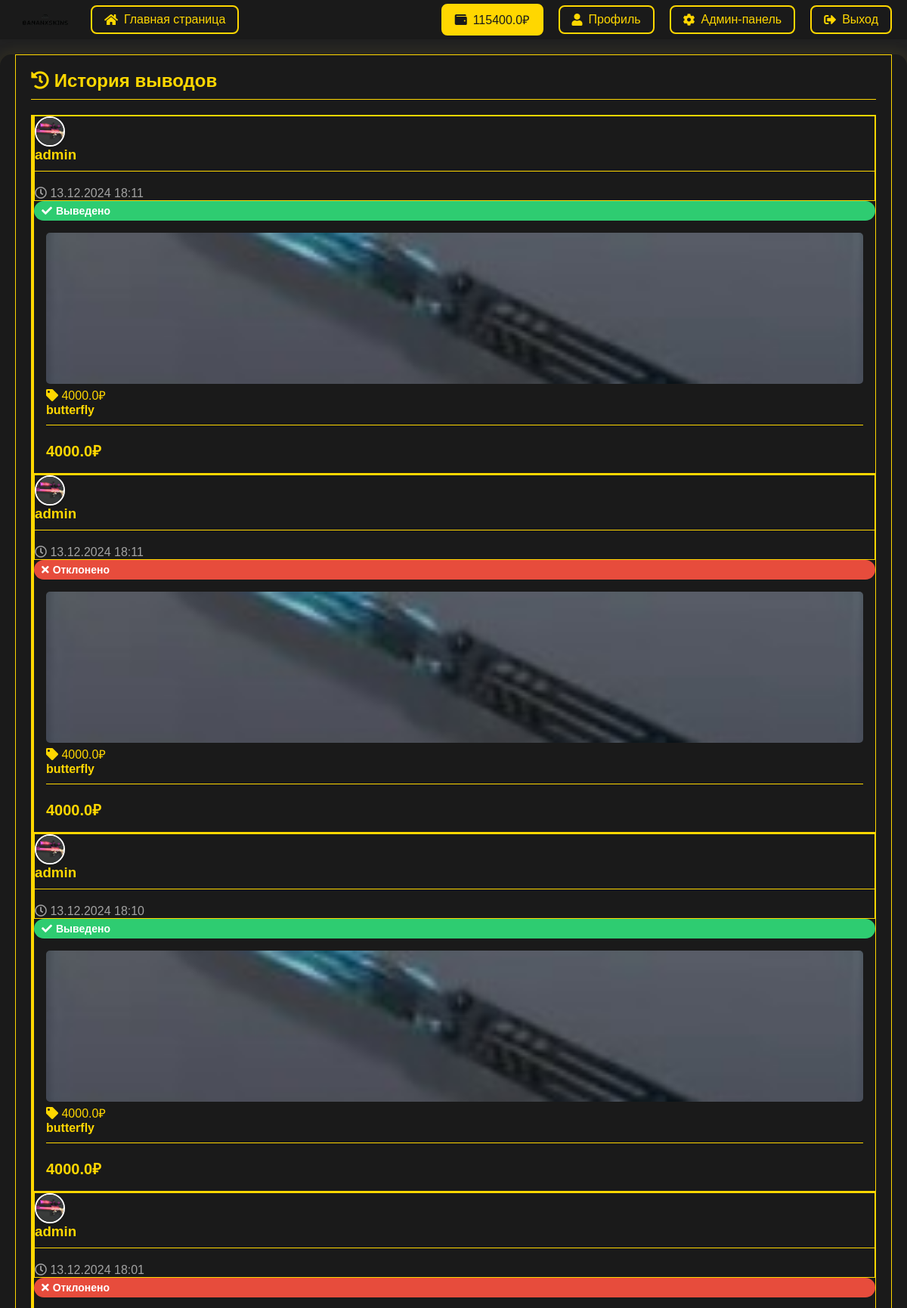
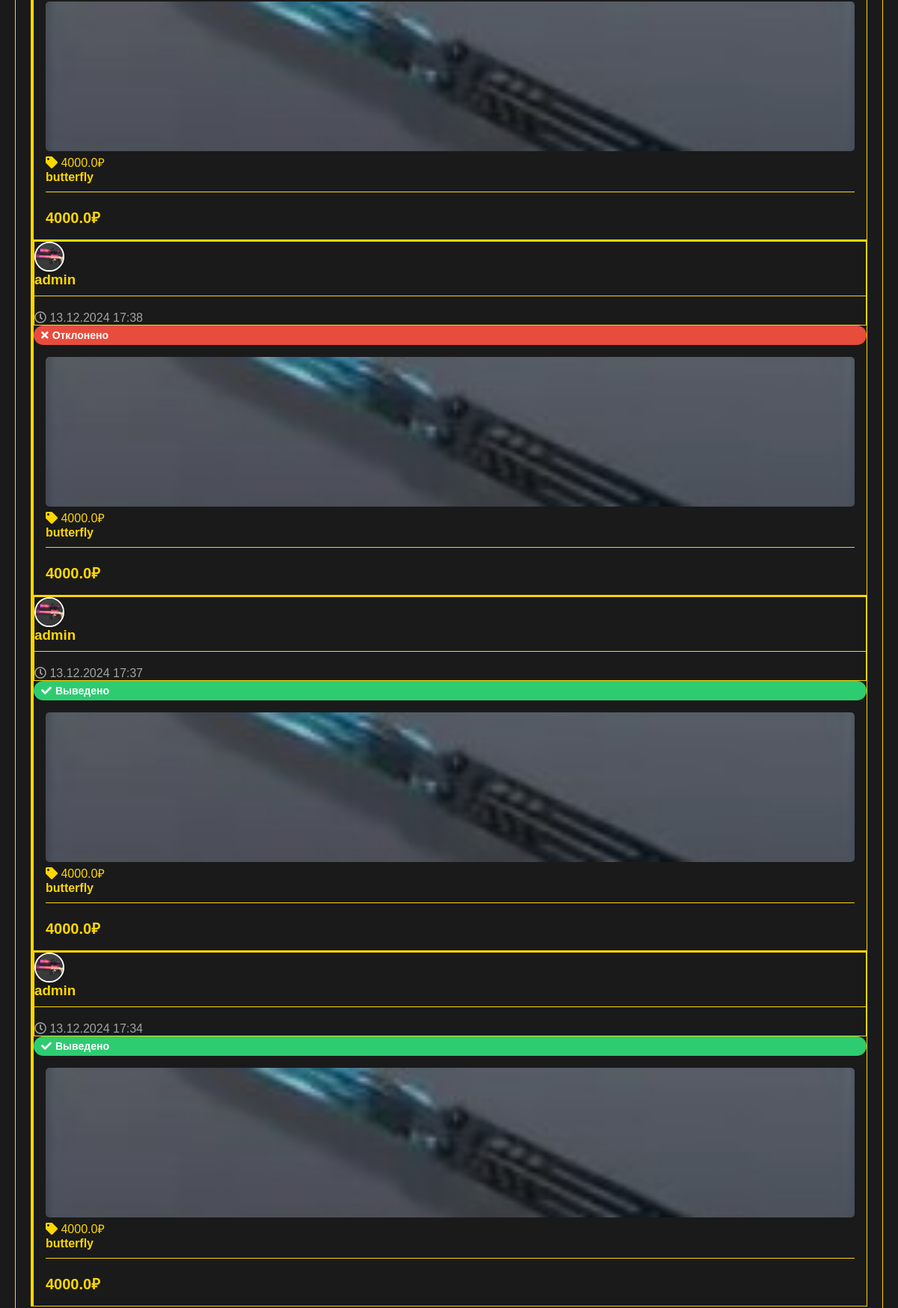
Page /admin/withdrawals/history (signed in, upper part) on the committed database (2 pictures, top to bottom).
### app.py (models this page shows)
class User(UserMixin, db.Model):
    id = db.Column(db.Integer, primary_key=True)
    username = db.Column(db.String(80), unique=True, nullable=False)
    login = db.Column(db.String(80), unique=True, nullable=False)
    password_hash = db.Column(db.String(120), nullable=False)
    balance = db.Column(db.Float, default=0.0)
    is_admin = db.Column(db.Boolean, default=False)
    avatar = db.Column(db.String(200), default='default_avatar.png')
    inventory = db.relationship('Inventory', backref='user', lazy=True)
    withdrawals = db.relationship('Withdrawal', backref='user', lazy=True)
    notifications = db.relationship('Notification', backref='user', lazy=True)

class Withdrawal(db.Model):
    id = db.Column(db.Integer, primary_key=True)
    user_id = db.Column(db.Integer, db.ForeignKey('user.id'), nullable=False)
    item_id = db.Column(db.String(3), db.ForeignKey('item.id'), nullable=False)
    status = db.Column(db.String(20), default='pending')
    created_at = db.Column(db.DateTime, default=datetime.utcnow)
    screenshot = db.Column(db.String(200), nullable=False)
    item = db.relationship('Item')

class Item(db.Model):
    __tablename__ = 'item'
    id = db.Column(db.String(3), primary_key=True)
    name = db.Column(db.String(100), nullable=False)
    image = db.Column(db.String(200), nullable=False)
    price = db.Column(db.Float, nullable=False)
    case_items = db.relationship('CaseItem', backref='item', lazy=True)

### app.py (the view)
@app.route('/admin/withdrawals/history')
@login_required
def admin_withdrawals_history():
    if not current_user.is_admin:
        return redirect(url_for('index'))
    completed_withdrawals = Withdrawal.query.filter(
        Withdrawal.status.in_(['completed', 'rejected'])
    ).order_by(Withdrawal.created_at.desc()).all()
    return render_template('admin/withdrawals_history.html', withdrawals=completed_withdrawals)

### app.py (called while the page is built)
@login_manager.user_loader
def load_user(user_id):
    return User.query.get(int(user_id))

### templates/admin/withdrawals_history.html (shortened to what this page needs)
{% extends "base.html" %}
{% block content %}
<div class="container">
    <h2 class="page-title">
        <i class="fas fa-history"></i>
        История выводов
    </h2>
    <div class="withdrawals-grid">
        {% for withdrawal in withdrawals %}
        <div class="withdrawal-card {{ withdrawal.status }}">
            <div class="card-header">
                <div class="user-info">
                    <div class="avatar-wrapper">
                        <img src="{{ url_for('static', filename='uploads/' + withdrawal.user.avatar) }}"
                             alt="Avatar" class="user-avatar">
                    </div>
                    <div class="user-details">
                        <h3>{{ withdrawal.user.username }}</h3>
                        <span class="timestamp">
                            <i class="far fa-clock"></i>
                            {{ withdrawal.created_at.strftime('%d.%m.%Y %H:%M') }}
                        </span>
                    </div>
                </div>
                <div class="status-badge {{ withdrawal.status }}">
                    {% if withdrawal.status == 'completed' %}
                        <i class="fas fa-check"></i> Выведено
                    {% else %}
                        <i class="fas fa-times"></i> Отклонено
                    {% endif %}
                </div>
            </div>
            <div class="item-info">
                <div class="item-image-wrapper">
                    <img src="{{ url_for('static', filename='uploads/' + withdrawal.item.image) }}"
                         alt="{{ withdrawal.item.name }}" class="item-image">
                    <div class="item-hover">
                        <span class="item-price-tag">
                            <i class="fas fa-tag"></i>
                            {{ withdrawal.item.price }}₽
                        </span>
                    </div>
                </div>
                <div class="item-details">
                    <h4>{{ withdrawal.item.name }}</h4>
                    <p class="item-price">{{ withdrawal.item.price }}₽</p>
                </div>
            </div>
        </div>
        {% endfor %}
    </div>
</div>
{% endblock %}

### templates/base.html (shortened to what this page needs)
<!DOCTYPE html>
<html>
<head>
    <link rel="stylesheet" href="{{ url_for('static', filename='css/style.css') }}">
    <link rel="stylesheet" href="https://cdnjs.cloudflare.com/ajax/libs/font-awesome/5.15.4/css/all.min.css">
</head>
<body>
    <nav class="navbar">
        <div class="nav-content">
            <div class="nav-left">
                <a href="{{ url_for('index') }}" class="logo-link">
                    <img src="{{ url_for('static', filename='images/logo.png') }}" alt="Logo" class="site-logo">
                </a>
                <a href="{{ url_for('index') }}" class="nav-link">
                    <i class="fas fa-home"></i>
                    Главная страница
                </a>
            </div>
            <div class="nav-right">
                {% if current_user.is_authenticated %}
                    <a href="#" class="nav-link balance-btn" onclick="showTopUpModal()">
                        <i class="fas fa-wallet"></i>
                        {{ current_user.balance }}₽
                    </a>
                    <a href="{{ url_for('profile') }}" class="nav-link">
                        <i class="fas fa-user"></i>
                        Профиль
                    </a>
                    {% if current_user.is_admin %}
                        <a href="{{ url_for('admin_index') }}" class="nav-link">
                            <i class="fas fa-cog"></i>
                            Админ-панель
                        </a>
                    {% endif %}
                    <a href="{{ url_for('logout') }}" class="nav-link">
                        <i class="fas fa-sign-out-alt"></i>
                        Выход
                    </a>
                {% else %}
                    <a href="{{ url_for('login') }}" class="nav-link">
                        <i class="fas fa-sign-in-alt"></i>
                        Вход
                    </a>
                {% endif %}
            </div>
        </div>
    </nav>
    <div class="content">
        {% block content %}{% endblock %}
    </div>
</body>
</html>

### static/css/style.css (style rules this page uses)
:root { --primary-color: #4a90e2; --secondary-color: #2c3e50; --success-color: #2ecc71; --error-color: #e74c3c; --background-color: #f5f6fa; --text-color: #2c3e50; --shadow: 0 2px 15px rgba(0,0,0,0.1); }
* { margin: 0; padding: 0; box-sizing: border-box; transition: all 0.3s ease; }
body { font-family: Arial, sans-serif; margin: 0; padding: 0; background-color: #f0f2f5; }
.container { max-width: 1200px; margin: 0 auto; padding: 20px; }
.navbar { background: linear-gradient(135deg, var(--primary-color), var(--secondary-color)); padding: 1rem 0; position: fixed; width: 100%; top: 0; z-index: 1000; box-shadow: var(--shadow); }
.nav-link { color: white; text-decoration: none; padding: 0.8rem 1.5rem; border-radius: 25px; display: flex; align-items: center; gap: 0.5rem; font-weight: 500; position: relative; overflow: hidden; }
.nav-link i { font-size: 1.2rem; }
.content { margin-top: 100px; padding: 2rem; animation: fadeIn 0.5s ease-out; }
.item-info, .case-info { padding: 1rem; }
.item-image { width: 100%; height: 200px; object-fit: cover; border-radius: 5px; }
.item-price { color: #2ecc71; font-weight: bold; font-size: 20px; }

### templates/admin/withdrawals_history.html (style rules this page uses)
.avatar-wrapper { width: 40px; height: 40px; min-width: 40px; border-radius: 50%; overflow: hidden; border: 2px solid white; box-shadow: 0 2px 5px rgba(0,0,0,0.1); }
.user-avatar { width: 100%; height: 100%; object-fit: cover; }
.status-badge { padding: 5px 10px; border-radius: 20px; font-size: 14px; font-weight: bold; display: flex; align-items: center; gap: 5px; }
.status-badge.completed { background: #2ecc71; color: white; }
.status-badge.rejected { background: #e74c3c; color: white; }
.withdrawal-card.completed { border-left: 4px solid #2ecc71; }
.withdrawal-card.rejected { border-left: 4px solid #e74c3c; }

### templates/base.html (style rules this page uses)
.navbar { background: #1a1a1a; box-shadow: 0 2px 10px rgba(0,0,0,0.1); padding: 5px 0; position: sticky; top: 0; z-index: 1000; }
body { background: #222222; color: #ffd700; margin: 0; font-family: Arial, sans-serif; }
.nav-content { max-width: 1200px; margin: 0 auto; display: flex; justify-content: space-between; align-items: center; padding: 0 20px; }
.nav-left { display: flex; align-items: center; }
.logo-link { text-decoration: none; display: flex; align-items: center; margin-top: -20px; margin-bottom: -20px; }
.site-logo { height: 80px; width: auto; transition: transform 0.3s ease; }
.nav-right { display: flex; gap: 20px; align-items: center; }
.nav-link { text-decoration: none; color: #ffd700; display: flex; align-items: center; gap: 8px; padding: 8px 16px; border-radius: 8px; transition: all 0.3s ease; border: 2px solid #ffd700; }
.nav-link i { font-size: 16px; }
.content { max-width: 1200px; margin: 20px auto; padding: 0 20px; background: #1a1a1a; border-radius: 15px; box-shadow: 0 0 20px rgba(255, 215, 0, 0.1); }
.nav-left .nav-link { margin-left: 20px; }
.container, .card, .modal-content, input, select, textarea, .inventory-item, .case-card, .withdrawal-card, .notification-item, .admin-btn, .welcome-section, .profile-section, .inventory-section, .user-info, .balance-section, .items-container, .case-info, .profile-header, .cases-container, .welcome-container, .case-items, .case-content, .case-details { background: #1a1a1a !important; color: #ffd700 !important; border-color: #ffd700 !important; border: 1px solid #ffd700; }
.section-title, h1, h2, h3, h4, h5, h6 { color: #ffd700 !important; border-bottom: 1px solid #ffd700; padding-bottom: 10px; margin-bottom: 20px; }
.item-name, .item-price, .user-name, .balance-amount, .notification-message, .page-title, .welcome-text, .profile-info, .inventory-header, .case-description { color: #ffd700 !important; }
.timestamp, .notification-time, .item-description, .user-status, .balance-label, .inventory-empty { color: #a3a3a3 !important; }
.items-grid, .cases-grid, .withdrawals-grid { background: transparent !important; }
.balance-btn { background: #ffd700 !important; color: #1a1a1a !important; }

### rows in the picture
User: balance "115400.0"
Withdrawal: avatar (picture), user.username "admin", created_at "13.12.2024 18:11", status "completed" (drawn), image (picture), item.price "4000.0", item.name "butterfly"
Withdrawal: avatar (picture), user.username "admin", created_at "13.12.2024 18:11", status "rejected" (drawn), image (picture), item.price "4000.0", item.name "butterfly"
Withdrawal: avatar (picture), user.username "admin", created_at "13.12.2024 18:10", status "completed" (drawn), image (picture), item.price "4000.0", item.name "butterfly"
Withdrawal: avatar (picture), user.username "admin", created_at "13.12.2024 18:01", status "rejected" (drawn), image (picture), item.price "4000.0", item.name "butterfly"
Withdrawal: avatar (picture), user.username "admin", created_at "13.12.2024 17:38", status "rejected" (drawn), image (picture), item.price "4000.0", item.name "butterfly"
Withdrawal: avatar (picture), user.username "admin", created_at "13.12.2024 17:37", status "completed" (drawn), image (picture), item.price "4000.0", item.name "butterfly"
Withdrawal: avatar (picture), user.username "admin", created_at "13.12.2024 17:34", status "completed" (drawn), image (picture), item.price "4000.0", item.name "butterfly"
